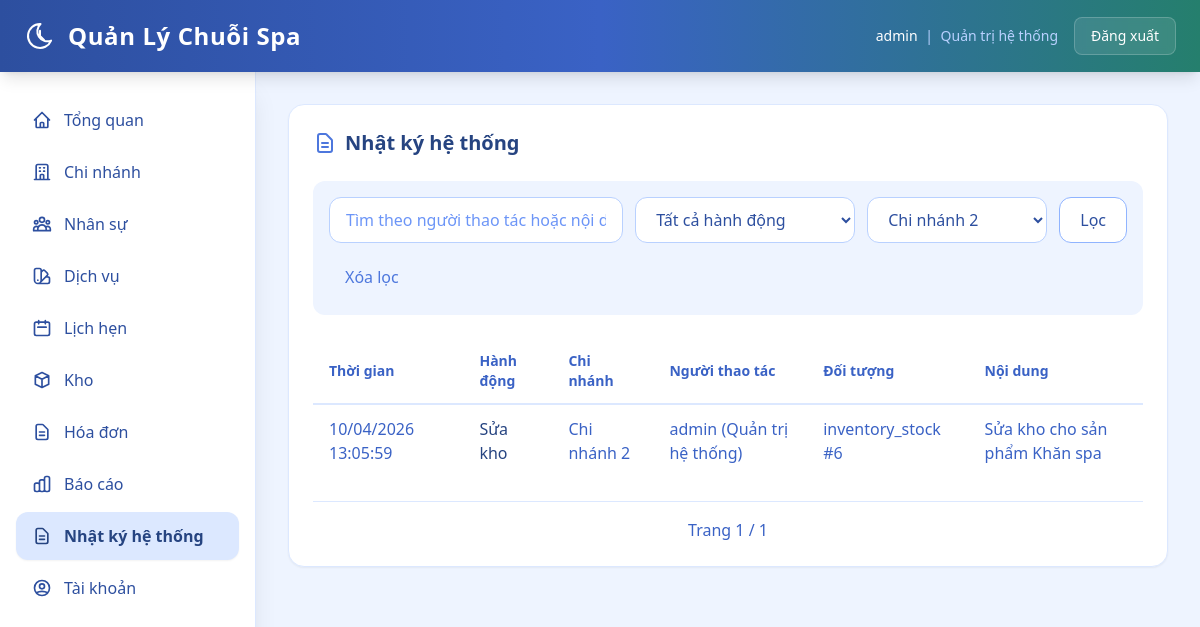
The app's page /web/activity-logs?branch_id=2 (signed in) with its own data.
### backend/models.py (models this page shows, shortened)
class TimestampMixin:
    created_at = db.Column(db.DateTime, nullable=False, default=datetime.utcnow)

class User(db.Model, TimestampMixin):
    __tablename__ = "users"
    id = db.Column(db.Integer, primary_key=True)
    username = db.Column(db.String(64), nullable=False, unique=True, index=True)
    password_hash = db.Column(db.String(255), nullable=False)
    role = db.Column(db.String(32), nullable=False, default="branch_manager")
    branch_id = db.Column(db.Integer, db.ForeignKey("branches.id"), nullable=True, index=True)
    staff_id = db.Column(db.Integer, db.ForeignKey("staffs.id"), nullable=True, index=True)
    is_active = db.Column(db.Boolean, nullable=False, default=True)
    branch = db.relationship("Branch", lazy="joined")
    staff = db.relationship("Staff", lazy="joined")
    @property
    def is_super_admin(self) -> bool:
        return self.role == "super_admin"

class ActivityLog(db.Model):
    __tablename__ = "activity_logs"
    id = db.Column(db.Integer, primary_key=True)
    created_at = db.Column(db.DateTime, nullable=False, default=datetime.utcnow, index=True)
    action = db.Column(db.String(64), nullable=False, index=True)
    action_label = db.Column(db.String(128), nullable=False)
    branch_id = db.Column(db.Integer, db.ForeignKey("branches.id"), nullable=True, index=True)
    actor_user_id = db.Column(db.Integer, db.ForeignKey("users.id"), nullable=True, index=True)
    actor_username = db.Column(db.String(64), nullable=True)
    actor_role = db.Column(db.String(32), nullable=True)
    entity_type = db.Column(db.String(64), nullable=True)
    entity_id = db.Column(db.Integer, nullable=True, index=True)
    message = db.Column(db.String(500), nullable=True)
    details_json = db.Column(db.Text, nullable=True)
    branch = db.relationship("Branch", lazy="joined")
    actor_user = db.relationship("User", lazy="joined")

class Branch(db.Model, TimestampMixin):
    __tablename__ = "branches"
    id = db.Column(db.Integer, primary_key=True)
    branch_code = db.Column(db.String(16), nullable=True, unique=True, index=True)
    name = db.Column(db.String(255), nullable=False, unique=True)
    address = db.Column(db.String(500), nullable=True)
    phone = db.Column(db.String(32), nullable=True, unique=True)
    manager_staff_id = db.Column(db.Integer, db.ForeignKey("staffs.id"), nullable=True, index=True)
    status = db.Column(db.String(32), nullable=False, default="active")
    manager_staff = db.relationship("Staff", foreign_keys=[manager_staff_id], lazy="joined")

### backend/web_modules/nhat_ky.py (the view, shortened to what this page needs)
@web_bp.get("/activity-logs")
@roles_required("super_admin", "branch_manager")
def activity_logs():
    scope_ids = get_current_branch_scope()
    if not scope_ids:
        return redirect(url_for("web.dashboard"))
    user = g.web_user
    q = parse_text(request.args.get("q"))
    action = normalize_choice(request.args.get("action"), set(ACTION_LABELS.keys()), "")
    page = parse_page(request.args.get("page"), default=1)
    if user.is_super_admin:
        selected_branch_id = resolve_selected_branch_id(scope_ids, parse_int(request.args.get("branch_id")))
        query = ActivityLog.query
        if selected_branch_id:
            query = query.filter(ActivityLog.branch_id == selected_branch_id)
    else:
        selected_branch_id = user.branch_id
        query = ActivityLog.query.filter(ActivityLog.branch_id == selected_branch_id)
    if action:
        query = query.filter(ActivityLog.action == action)
    pager = paginate(
        query.order_by(ActivityLog.created_at.desc(), ActivityLog.id.desc()),
        page=page,
        per_page=20,
    )
    branch_options = list_scope_branches(scope_ids, order_by="name") if user.is_super_admin else []
    return render_template(
        "web/activity_logs.html",
        rows=pager.items,
        pager=pager,
        q=q,
        action=action,
        selected_branch_id=selected_branch_id,
        branch_options=branch_options,
        action_labels=ACTION_LABELS,
        is_super_admin=user.is_super_admin,
    )

### backend/templates/web/activity_logs.html (shortened to what this page needs)
{% extends "web/base.html" %}
{% block content %}
  <section class="bg-white rounded-2xl shadow-sm border border-spa-100 p-6 mb-6">
    <h2 class="text-xl font-bold text-spa-800 mb-6 flex items-center gap-2">
      <svg class="w-6 h-6 text-spa-500" fill="none" stroke="currentColor" viewBox="0 0 24 24"><path stroke-linecap="round" stroke-linejoin="round" stroke-width="2" d="M9 12h6m-6 4h6m2 5H7a2 2 0 01-2-2V5a2 2 0 012-2h5.586a1 1 0 01.707.293l5.414 5.414a1 1 0 01.293.707V19a2 2 0 01-2 2z"/></svg>
      Nhật ký hệ thống
    </h2>
    <form method="get" class="flex flex-wrap items-center gap-3 mb-6 p-4 bg-spa-50 rounded-xl">
      <input type="text" name="q" value="{{ q }}" placeholder="Tìm theo người thao tác hoặc nội dung"
        class="flex-1 min-w-[220px] px-4 py-2.5 rounded-xl border border-spa-200 bg-white text-spa-700 placeholder-spa-400 focus:border-spa-400 focus:ring-4 focus:ring-spa-100 outline-none transition-all">
      <select name="action"
        class="px-4 py-2.5 rounded-xl border border-spa-200 bg-white text-spa-700 focus:border-spa-400 focus:ring-4 focus:ring-spa-100 outline-none transition-all min-w-[220px]">
        <option value="">Tất cả hành động</option>
      </select>
      {% if is_super_admin %}
        <select name="branch_id"
          class="px-4 py-2.5 rounded-xl border border-spa-200 bg-white text-spa-700 focus:border-spa-400 focus:ring-4 focus:ring-spa-100 outline-none transition-all min-w-[180px]">
          {% for b in branch_options %}
            <option value="{{ b.id }}" {% if b.id == selected_branch_id %}selected{% endif %}>{{ b.name }}</option>
          {% endfor %}
        </select>
      {% endif %}
      <button type="submit" class="px-5 py-2.5 rounded-xl border border-spa-300 bg-white text-spa-700 hover:bg-spa-50 font-medium transition-all">
        Lọc
      </button>
      <a href="{{ url_for('web.activity_logs') }}" class="px-4 py-2.5 rounded-xl text-spa-500 hover:text-spa-700 hover:bg-spa-100 transition-all">
        Xóa lọc
      </a>
    </form>
    <div class="overflow-x-auto">
      <table class="w-full">
        <thead>
          <tr class="border-b-2 border-spa-100">
            <th class="text-left py-3 px-4 text-sm font-semibold text-spa-600">Thời gian</th>
            <th class="text-left py-3 px-4 text-sm font-semibold text-spa-600">Hành động</th>
            <th class="text-left py-3 px-4 text-sm font-semibold text-spa-600">Chi nhánh</th>
            <th class="text-left py-3 px-4 text-sm font-semibold text-spa-600">Người thao tác</th>
            <th class="text-left py-3 px-4 text-sm font-semibold text-spa-600">Đối tượng</th>
            <th class="text-left py-3 px-4 text-sm font-semibold text-spa-600">Nội dung</th>
          </tr>
        </thead>
        <tbody class="divide-y divide-spa-50">
          {% for row in rows %}
            <tr class="hover:bg-spa-50/50 transition-colors">
              <td class="py-3 px-4 text-spa-600">{{ row.created_at.strftime('%d/%m/%Y %H:%M:%S') if row.created_at else '-' }}</td>
              <td class="py-3 px-4 text-spa-800 font-medium">{{ row.action_label or row.action }}</td>
              <td class="py-3 px-4 text-spa-600">{{ row.branch.name if row.branch else '-' }}</td>
              <td class="py-3 px-4 text-spa-600">{{ row.actor_username or '-' }}{% if row.actor_role %} ({{ role_label(row.actor_role) }}){% endif %}</td>
              <td class="py-3 px-4 text-spa-600">{{ row.entity_type or '-' }}{% if row.entity_id %} #{{ row.entity_id }}{% endif %}</td>
              <td class="py-3 px-4 text-spa-600">{{ row.message or '-' }}</td>
            </tr>
          {% else %}
            <tr><td colspan="6" class="py-8 text-center text-spa-400">Không có log.</td></tr>
          {% endfor %}
        </tbody>
      </table>
    </div>
    <div class="flex items-center justify-center gap-4 mt-6 pt-4 border-t border-spa-100">
      <span class="text-spa-600">Trang {{ pager.page }} / {{ pager.pages or 1 }}</span>
    </div>
  </section>
{% endblock %}

### backend/templates/web/base.html (shortened to what this page needs)
<!doctype html>
<html lang="vi">
  <head>
    <script src="https://cdn.tailwindcss.com"></script>
  </head>
  <body class="bg-spa-50 h-screen overflow-hidden">
    <header class="fixed inset-x-0 top-0 z-40 bg-gradient-to-r from-spa-700 via-spa-600 to-sage-600 text-white shadow-lg">
      <div class="max-w-full mx-auto h-[72px] px-6 flex items-center justify-between">
        <h1 class="text-2xl font-semibold tracking-wide flex items-center gap-3">
          Quản Lý Chuỗi Spa
        </h1>
        <div class="flex items-center gap-4">
          {% if web_user %}
            <span class="text-spa-100 text-sm">
              <span class="font-medium text-white">{{ web_user.username }}</span>
              <span class="text-spa-200 mx-1">|</span>
              <span class="text-spa-200">{{ role_label(web_user.role) }}</span>
            </span>
            <form method="post" action="{{ url_for('web.logout') }}" class="inline">
              <button type="submit" class="bg-white/10 hover:bg-white/20 text-white px-4 py-2 rounded-lg text-sm font-medium transition-all duration-200 backdrop-blur-sm border border-white/20">
                Đăng xuất
              </button>
            </form>
          {% endif %}
        </div>
      </div>
    </header>
    <aside class="fixed top-[72px] left-0 bottom-0 z-30 w-64 bg-white shadow-xl border-r border-spa-100 overflow-y-auto">
        <nav class="py-6 px-4 space-y-1">
          {% if can_access_menu('dashboard') %}
            <a href="{{ url_for('web.dashboard') }}" class="sidebar-link flex items-center gap-3 px-4 py-3 rounded-xl text-spa-700 hover:bg-spa-100 ">
              <svg class="w-5 h-5" fill="none" stroke="currentColor" viewBox="0 0 24 24"><path stroke-linecap="round" stroke-linejoin="round" stroke-width="2" d="M3 12l2-2m0 0l7-7 7 7M5 10v10a1 1 0 001 1h3m10-11l2 2m-2-2v10a1 1 0 01-1 1h-3m-6 0a1 1 0 001-1v-4a1 1 0 011-1h2a1 1 0 011 1v4a1 1 0 001 1m-6 0h6"/></svg>
              Tổng quan
            </a>
          {% endif %}
          {% if can_access_menu('branches') %}
            <a href="{{ url_for('web.branches') }}" class="sidebar-link flex items-center gap-3 px-4 py-3 rounded-xl text-spa-700 hover:bg-spa-100 ">
              <svg class="w-5 h-5" fill="none" stroke="currentColor" viewBox="0 0 24 24"><path stroke-linecap="round" stroke-linejoin="round" stroke-width="2" d="M19 21V5a2 2 0 00-2-2H7a2 2 0 00-2 2v16m14 0h2m-2 0h-5m-9 0H3m2 0h5M9 7h1m-1 4h1m4-4h1m-1 4h1m-5 10v-5a1 1 0 011-1h2a1 1 0 011 1v5m-4 0h4"/></svg>
              Chi nhánh
            </a>
          {% endif %}
          {% if can_access_menu('staff') %}
            <a href="{{ url_for('web.staff') }}" class="sidebar-link flex items-center gap-3 px-4 py-3 rounded-xl text-spa-700 hover:bg-spa-100 ">
              Nhân sự
            </a>
          {% endif %}
          {% if can_access_menu('services') %}
            <a href="{{ url_for('web.services') }}" class="sidebar-link flex items-center gap-3 px-4 py-3 rounded-xl text-spa-700 hover:bg-spa-100 ">
              Dịch vụ
            </a>
          {% endif %}
          {% if can_access_menu('appointments') %}
            <a href="{{ url_for('web.appointments') }}" class="sidebar-link flex items-center gap-3 px-4 py-3 rounded-xl text-spa-700 hover:bg-spa-100 ">
              <svg class="w-5 h-5" fill="none" stroke="currentColor" viewBox="0 0 24 24"><path stroke-linecap="round" stroke-linejoin="round" stroke-width="2" d="M8 7V3m8 4V3m-9 8h10M5 21h14a2 2 0 002-2V7a2 2 0 00-2-2H5a2 2 0 00-2 2v12a2 2 0 002 2z"/></svg>
              Lịch hẹn
            </a>
          {% endif %}
          {% if can_access_menu('inventory') %}
            <a href="{{ url_for('web.inventory') }}" class="sidebar-link flex items-center gap-3 px-4 py-3 rounded-xl text-spa-700 hover:bg-spa-100 ">
              <svg class="w-5 h-5" fill="none" stroke="currentColor" viewBox="0 0 24 24"><path stroke-linecap="round" stroke-linejoin="round" stroke-width="2" d="M20 7l-8-4-8 4m16 0l-8 4m8-4v10l-8 4m0-10L4 7m8 4v10M4 7v10l8 4"/></svg>
              Kho
            </a>
          {% endif %}
          {% if can_access_menu('invoices') %}
            <a href="{{ url_for('web.invoices') }}" class="sidebar-link flex items-center gap-3 px-4 py-3 rounded-xl text-spa-700 hover:bg-spa-100 ">
              <svg class="w-5 h-5" fill="none" stroke="currentColor" viewBox="0 0 24 24"><path stroke-linecap="round" stroke-linejoin="round" stroke-width="2" d="M9 12h6m-6 4h6m2 5H7a2 2 0 01-2-2V5a2 2 0 012-2h5.586a1 1 0 01.707.293l5.414 5.414a1 1 0 01.293.707V19a2 2 0 01-2 2z"/></svg>
              Hóa đơn
            </a>
          {% endif %}
          {% if can_access_menu('reports') %}
            <a href="{{ url_for('web.reports') }}" class="sidebar-link flex items-center gap-3 px-4 py-3 rounded-xl text-spa-700 hover:bg-spa-100 ">
              Báo cáo
            </a>
          {% endif %}
          {% if can_access_menu('activity_logs') %}
            <a href="{{ url_for('web.activity_logs') }}" class="sidebar-link flex items-center gap-3 px-4 py-3 rounded-xl text-spa-700 hover:bg-spa-100 {% if request.path.startswith('/web/activity-logs') %}bg-spa-100 text-spa-800 font-semibold shadow-sm{% endif %}">
              <svg class="w-5 h-5" fill="none" stroke="currentColor" viewBox="0 0 24 24"><path stroke-linecap="round" stroke-linejoin="round" stroke-width="2" d="M9 12h6m-6 4h6m2 5H7a2 2 0 01-2-2V5a2 2 0 012-2h5.586a1 1 0 01.707.293l5.414 5.414a1 1 0 01.293.707V19a2 2 0 01-2 2z"/></svg>
              Nhật ký hệ thống
            </a>
          {% endif %}
          {% if can_access_menu('accounts') %}
            <a href="{{ url_for('web.accounts') }}" class="sidebar-link flex items-center gap-3 px-4 py-3 rounded-xl text-spa-700 hover:bg-spa-100 ">
              <svg class="w-5 h-5" fill="none" stroke="currentColor" viewBox="0 0 24 24"><path stroke-linecap="round" stroke-linejoin="round" stroke-width="2" d="M5.121 17.804A13.937 13.937 0 0112 16c2.5 0 4.847.655 6.879 1.804M15 10a3 3 0 11-6 0 3 3 0 016 0zm6 2a9 9 0 11-18 0 9 9 0 0118 0z"/></svg>
              Tài khoản
            </a>
          {% endif %}
        </nav>
      </aside>
      <main class="fixed top-[72px] left-64 right-0 bottom-0 overflow-y-auto p-8">
        <div class="max-w-7xl mx-auto">
          {% block content %}{% endblock %}
        </div>
      </main>
  </body>
</html>

### records on screen
User: username "admin", role "Quản trị hệ thống"
ActivityLog: created_at "10/04/2026 13:05:59", action_label "Sửa kho", branch "Chi nhánh 2", actor_username "admin", actor_role "Quản trị hệ thống", entity_type "inventory_stock", entity_id "6", message "Sửa kho cho sản phẩm Khăn spa"

### other values on screen
{{ pager.page }} "1"
{{ pager.pages or 1 }} "1"
form field branch_id "Chi nhánh 2"
